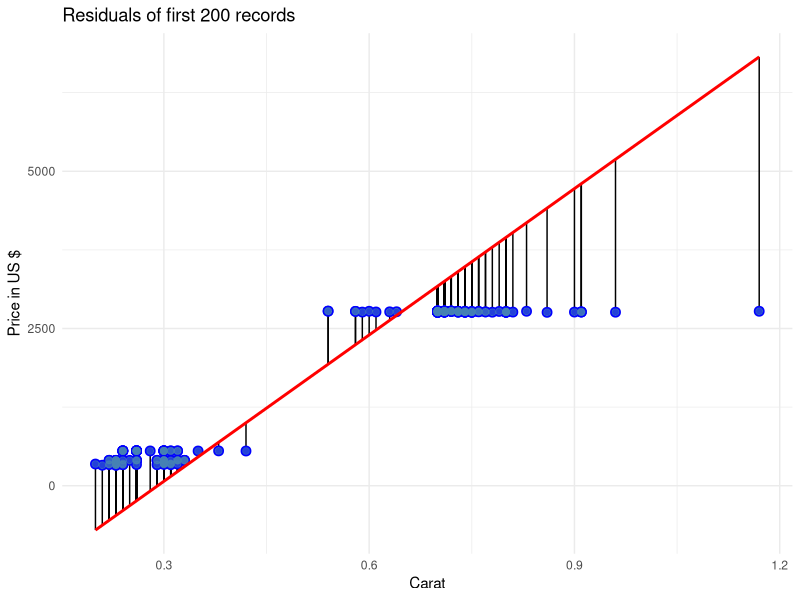
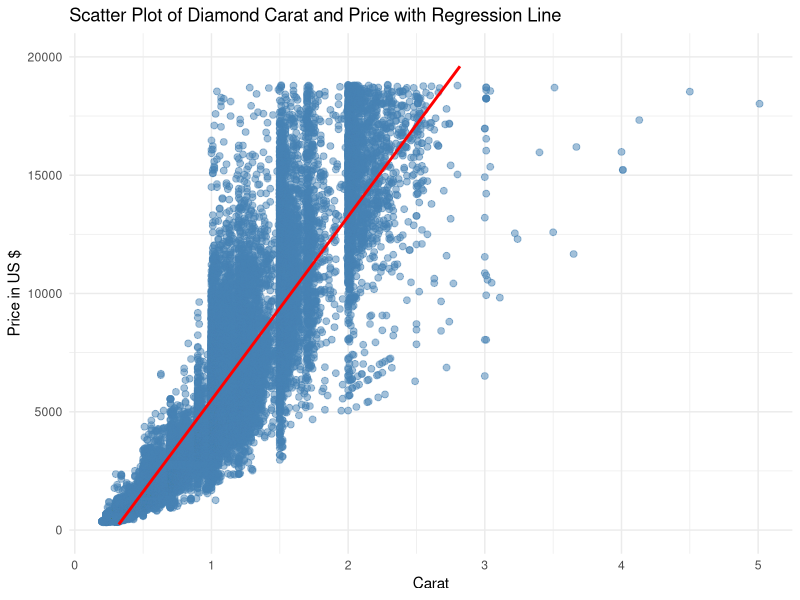
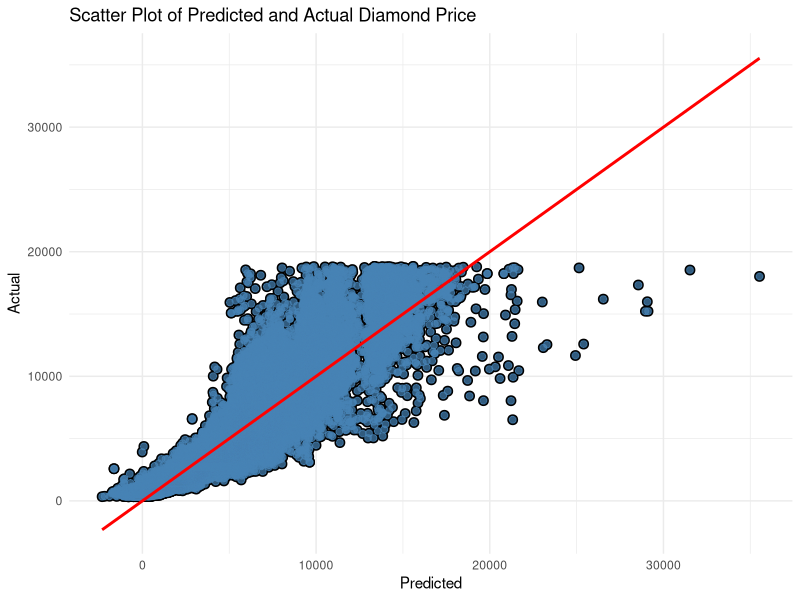

These figures' R source, in order:
## ---- chunk 1
library(tidyverse)
df <- diamonds
## ---- chunk 2
head(df)
## ---- chunk 3
## Select needed columns and change the cut variable into numeric factors
df <- df %>% 
  select(price, carat, cut, depth, table) %>%
  mutate(cut = factor(as.numeric(cut)))

## Display the first few rows
head(df)
## ---- chunk 4
## Create the x and y variables
x <- df$carat
y <- df$price

## Store the fitted model in fit variable
fit <- lm(y ~ x)

## Print the contents of fit variable
fit
## ---- chunk 5
## Create the x and y variables
x <- df$carat - mean(df$carat) # the mean of x is now 0
y <- df$price

## Print the coefficients of the model
lm(y ~ x)
## ---- chunk 6
## Get extra information from our lm object
summary(fit)
## ---- chunk 7
df[1:200, c('carat', 'price')] %>% 
  mutate(predict = predict(fit)[1:200]) %>%
  ggplot(aes(carat, price)) + 
  geom_segment(aes(xend = carat, yend = predict)) +
  geom_point(size = 3, colour = 'blue') +
  geom_point(size = 2, colour = 'steelblue', alpha = 0.5) +
  geom_line(aes(y = predict), colour = 'red', size = 1) +
  labs(x = 'Carat', y = 'Price in US $', title = 'Residuals of first 200 records') +
  theme_minimal()
## ---- chunk 8
df %>%
  select(carat, price) %>%
  ggplot(aes(carat, price)) +
  geom_point(colour = 'steelblue', size = 2, alpha = 0.5) +
  geom_smooth(method = 'lm', colour = 'red') +
  labs(x = 'Carat', y = 'Price in US $', 
       title = 'Scatter Plot of Diamond Carat and Price with Regression Line') +
  ylim(0, 20000) +
  theme_minimal()
## ---- chunk 9
## Store the model in fit variable
fit2 <- lm(price ~ carat + cut + depth + table, df)

## Print the regression output
summary(fit2)
## ---- chunk 10
## Plug the values into the predict function
predict(fit2, newdata = data.frame(carat=0.3, cut=factor(5), depth=62, table=54))
## ---- chunk 11
df[, 'price'] %>% 
  mutate(predict = predict(fit2)) %>% 
  ggplot(aes(predict, price)) +
  geom_point(colour = 'black', size = 3) + 
  geom_point(colour = 'steelblue', size = 2, alpha = 0.7) +
  geom_smooth(method = 'lm', colour = 'red') +
  labs(x = 'Predicted', y = 'Actual', 
       title = 'Scatter Plot of Predicted and Actual Diamond Price') +
  theme_minimal()
